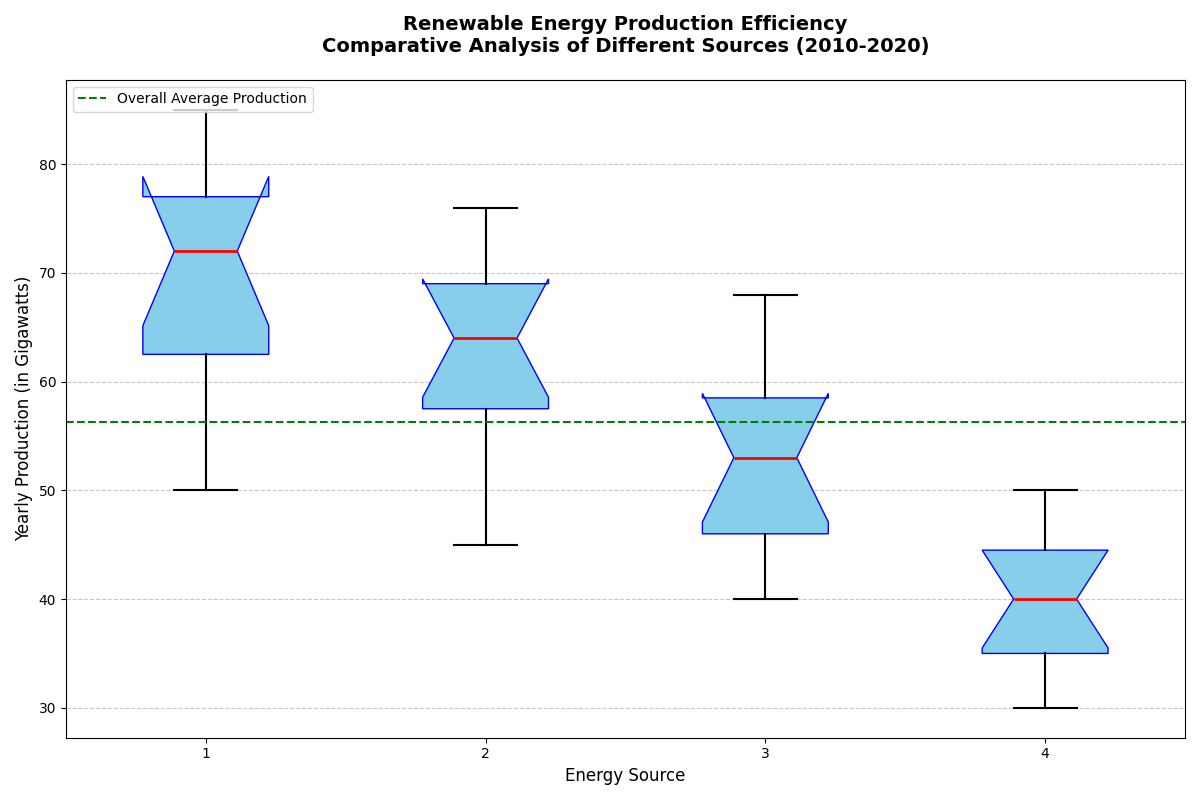

This chart was generated by the following Python code:
import matplotlib.pyplot as plt
import numpy as np

# Define the data for the box plot
solar_energy = [50, 55, 60, 65, 70, 72, 74, 76, 78, 80, 85]
wind_energy = [45, 50, 55, 60, 62, 64, 66, 68, 70, 75, 76]
hydroelectric_energy = [40, 42, 45, 47, 50, 53, 55, 57, 60, 64, 68]
geothermal_energy = [30, 32, 34, 36, 37, 40, 42, 44, 45, 48, 50]

# Combine data into a list for plotting
data = [solar_energy, wind_energy, hydroelectric_energy, geothermal_energy]

# Plot setup
fig, ax = plt.subplots(figsize=(12, 8))

# Create the vertical box plot
boxplot = ax.boxplot(data, vert=True, patch_artist=True, notch=True,
                    boxprops=dict(facecolor='skyblue', color='blue'),
                    whiskerprops=dict(color='blue'),
                    capprops=dict(color='blue'),
                    medianprops=dict(color='red', linewidth=2),
                    flierprops=dict(markerfacecolor='red', marker='o', markersize=5, linestyle='none'))

# Adding title and labels
plt.title("Renewable Energy Production Efficiency\nComparative Analysis of Different Sources (2010-2020)", 
          fontsize=14, fontweight='bold', pad=20)
plt.xlabel("Energy Source", fontsize=12)
plt.ylabel("Yearly Production (in Gigawatts)", fontsize=12)

# Adding a grid for better readability
ax.yaxis.grid(True, linestyle='--', alpha=0.7)
ax.set_axisbelow(True)

# Customizing other plot elements to enhance clarity
plt.setp(boxplot['whiskers'], color='black', linestyle='-', linewidth=1.5)
plt.setp(boxplot['caps'], color='black', linewidth=1.5)
plt.setp(boxplot['medians'], color='red', linewidth=2)

# Highlighting the overall mean production across all energy sources with a horizontal line
overall_mean = np.mean(solar_energy + wind_energy + hydroelectric_energy + geothermal_energy)
ax.axhline(overall_mean, color='green', linestyle='--', linewidth=1.5, label='Overall Average Production')

# Adding a legend
ax.legend(loc='upper left', fontsize=10)

# Ensure the layout is adjusted to prevent overlap
plt.tight_layout()

# Display the plot
plt.show()
